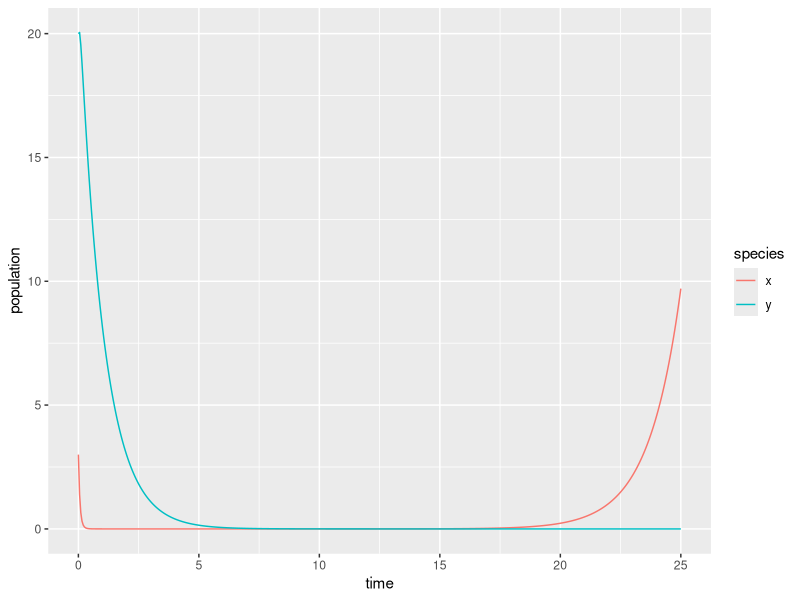

Write R code to recreate this figure.
## ---- chunk 1
knitr::opts_chunk$set(echo = TRUE)
library(tidyverse)
library(deSolve)
library(kableExtra)
## ---- chunk 2
# Create a sequence of times (days): 
time <- seq(0, 25, by = 0.05)

# Set some parameter values (these can change - keep it in mind):
parameters <- c(alpha = .75, beta = 0.8, delta = 0.5, gamma = 1)

# Set the initial condition (prey and predator populations at t = 0).
# Recall: x = prey, y = predator
init_cond <- c(x = 3, y =20 )

# Prepare the series of differential equations as a function: 
lk_equations <- function(time, init_cond, parameters) {
  with(as.list(c(init_cond, parameters)), {
    dxdt = alpha * x - beta * x * y
    dydt = delta * x * y - gamma * y
    return(list(c(dxdt, dydt)))
  })
}

# Find the approximate the solution using `deSolve::ode()`:
approx_lk <- ode(y = init_cond, times = time, func = lk_equations, parms = parameters)

# Check the class: 
class(approx_lk)

# We really want this to be a data frame, and we want both prey (x) and predator (y) to be in the same column -- we'll learn why in EDS 221 (tidy data)
approx_lk_df <- data.frame(approx_lk) %>% 
  pivot_longer(cols = c(x,y), names_to = "species", values_to = "population")

# Plot it! 
ggplot(data = approx_lk_df, aes(x = time, y = population)) +
  geom_line(aes(color = species))
